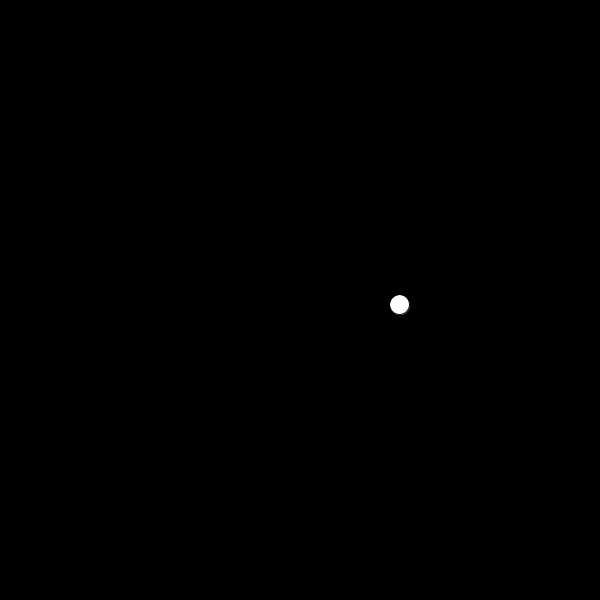
Frame 1 (no input)
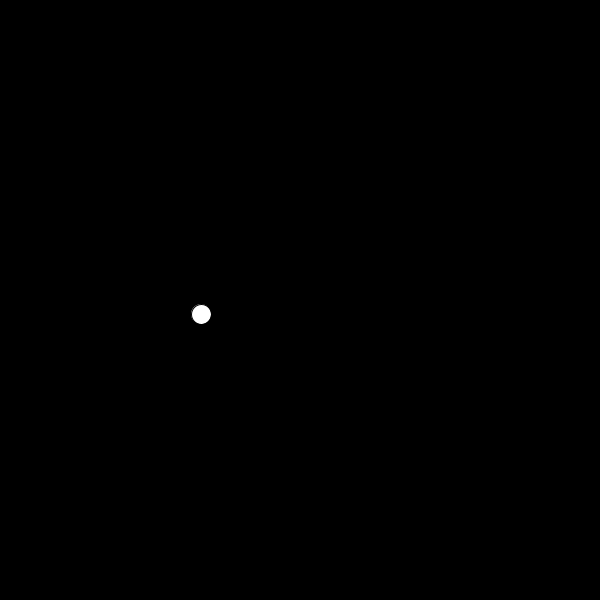
Frame 60 (the mouse pressed at the canvas centre just before this capture)
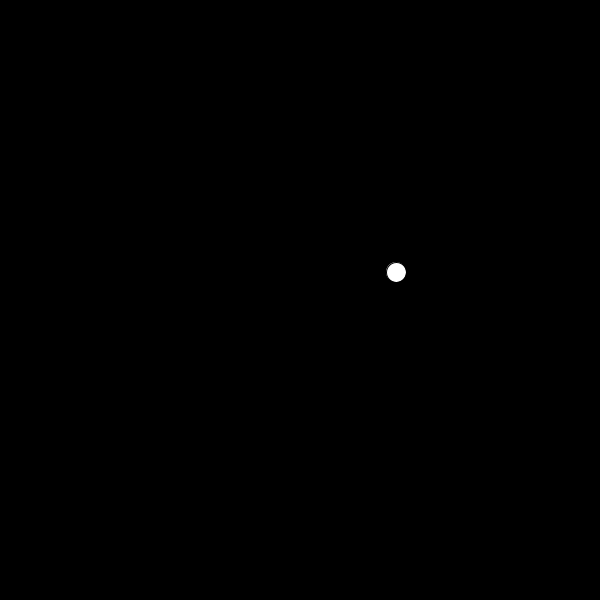
Frame 120 (the mouse held since frame 60 and released just before this capture)

The Processing sketch that drew these frames (run headless with seeded random() and noise(); from frame 60 on, the mouse is pressed at the canvas centre):

// Processing sketch: animate_along_circle_sinCos_2
// ── animate_along_circle_sinCos_2.pde
//This code makes an object move in circles
// this time we are using frameCount to increase our value
// check the other example and you'll see it is the same logic.

float angle;
float speed;
float rad;
float xOrigin, yOrigin;
float xPos, yPos;

void setup(){
  size(600,600);
  frameRate(60);
  smooth();
  rad = 100;
  xOrigin = width/2; 
  yOrigin = height/2;
  
}

void draw(){
  background(0);
  
  xPos = cos(frameCount * 0.05) * rad;
  yPos = sin(frameCount * 0.05) * rad;
  
  ellipse (xOrigin + xPos, yOrigin + yPos, 20,20); 
  
}
